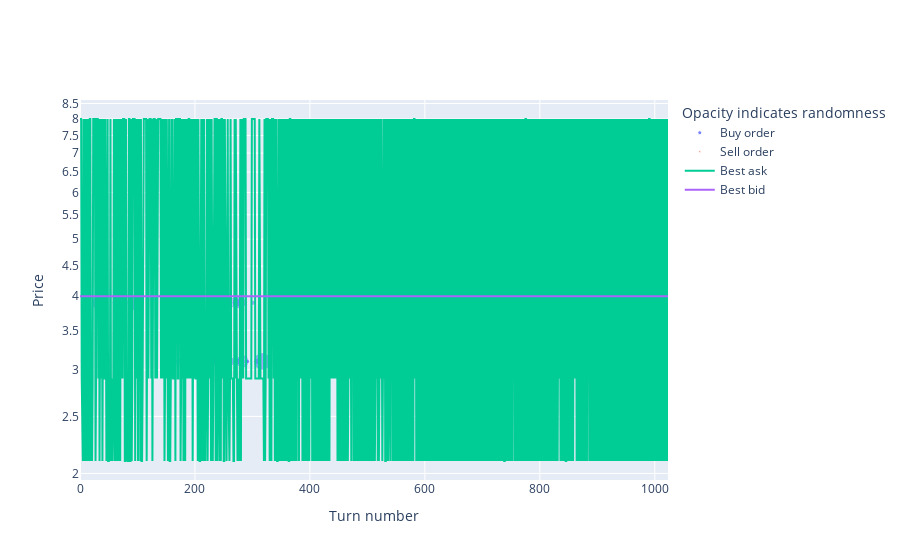

This figure's notebook cell:
### Code cell
experiment.orders_plot(traders[1])

### Figure 1 — Plotly figure (JSON) as saved in the notebook; plotly's stock layout.template omitted (floating-point values rounded to 4 significant figures; data arrays with more than 128 entries replaced by an {"elided": "..."} marker saying what was removed)
{"data": [{"marker": {"opacity": {"elided": "566 float values"}, "size": {"elided": "566 float values"}}, "mode": "markers", "name": "Buy order", "type": "scatter", "x": {"elided": "566 int values"}, "y": {"elided": "566 float values"}}, {"marker": {"opacity": {"elided": "458 float values"}, "size": {"elided": "458 float values"}}, "mode": "markers", "name": "Sell order", "type": "scatter", "x": {"elided": "458 int values"}, "y": {"elided": "458 float values"}}, {"name": "Best ask", "type": "scatter", "y": {"elided": "1024 float values"}}, {"name": "Best bid", "type": "scatter", "y": {"elided": "1024 int values"}}], "layout": {"legend": {"title": {"text": "Opacity indicates randomness"}}, "xaxis": {"range": [0, 1023], "title": {"text": "Turn number"}}, "yaxis": {"title": {"text": "Price"}, "type": "log"}}}
